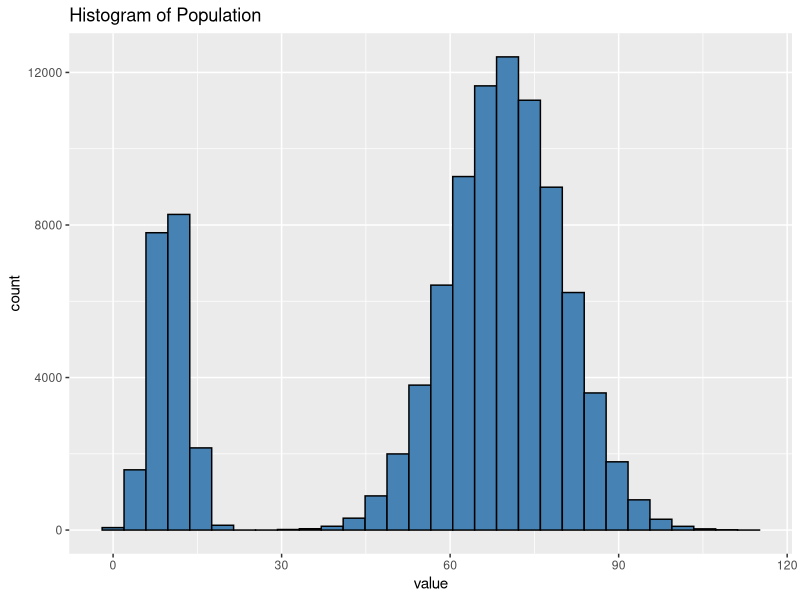
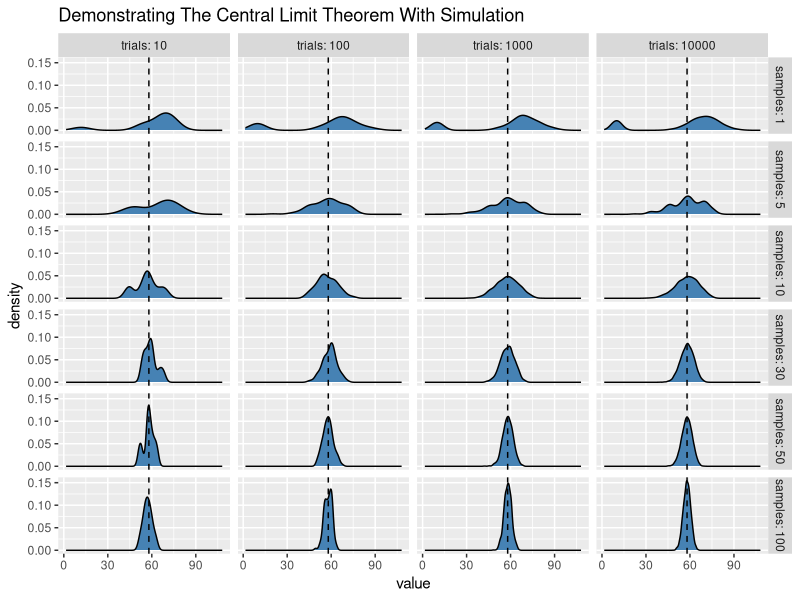

Write the R code that produced these figures, in order.
#Reference
#https://rstudio-pubs-static.s3.amazonaws.com/40602_03881f4466844aed83feb45f48444906.html


require(ggplot2)
require(knitr)
set.seed(7759)

#-----------------------------------------------
# Create a non-uniform population of 100,000 numbers between 1 and 100
pop1 <- rnorm(20000, mean = 10, sd = 3)
pop2 <- rnorm(80000, mean = 70, sd = 10)
pop <- c(pop1, pop2)

mu <- mean(pop) #calculate the population mean
sigma <- sd(pop) #calculate the population standard deviation
rm(pop1, pop2) #clean up


#-----------------------------------------------
popdf <- as.data.frame(pop)
hg <- ggplot(popdf, aes(x = pop)) + geom_histogram(colour = "black", fill = "steelblue") + 
  ggtitle("Histogram of Population") + xlab("value")
hg

#-----------------------------------------------

n <- c(1, 5, 10, 30, 50, 100) #set up number of samples
t <- c(10, 100, 1000, 10000) #set up number of trials in simulation

df <- data.frame() #initialize our empty data frame

# Run the simulation
for(i in n) { #for each value of n...
  col <- c()
  for(j in t) { #we loop through each value of t...
    trial <- 1:j
    counter <- j #set up an egg timer based on whichever t value we're on
    value <- c()
    while(counter > 0) {    # and extract n samples from the population...
      bucket <- sample(pop, i, replace = TRUE)
      xbar <- mean(bucket) #calculate the mean...
      value <- c(value, xbar) # and add it to a vector
      counter <- counter - 1 #egg timer counts down and loops back until it hits 0
    }
    sbar <- sd(value) #calculate the standard deviation of our sample
    col <- cbind(trial, value, sbar, i, j) #stick all the info together...
    df <- rbind(df, col) #and attach it to our master data frame
  } #and we do it again for the next set of values until we're done!
  
}

rm(col, bucket, value, counter, i, j, n, sbar, t, xbar, trial) #clean up

# Let's take a look!
str(df)


#--------------------------------------------------------------------------------------

head(df, n = 25) #the full table is too big to look at but we can take a peek at the first few rows.


#--------------------------------------------------------------------------------------
#We tidy up our data frame to get it ready for graphing. Note that we built it in "tall"
# form so it's already structured for ggplot

names(df) <- c("trial#", "value", "sdev", "samples", "trials")

# Creating the plot
g <- ggplot(df, aes(x = value)) + geom_density(fill = "steelblue") + 
  facet_grid(samples ~ trials, labeller = label_both) + 
  ggtitle("Demonstrating The Central Limit Theorem With Simulation") + 
  geom_vline(xintercept = mu, linetype = "dashed")
g
